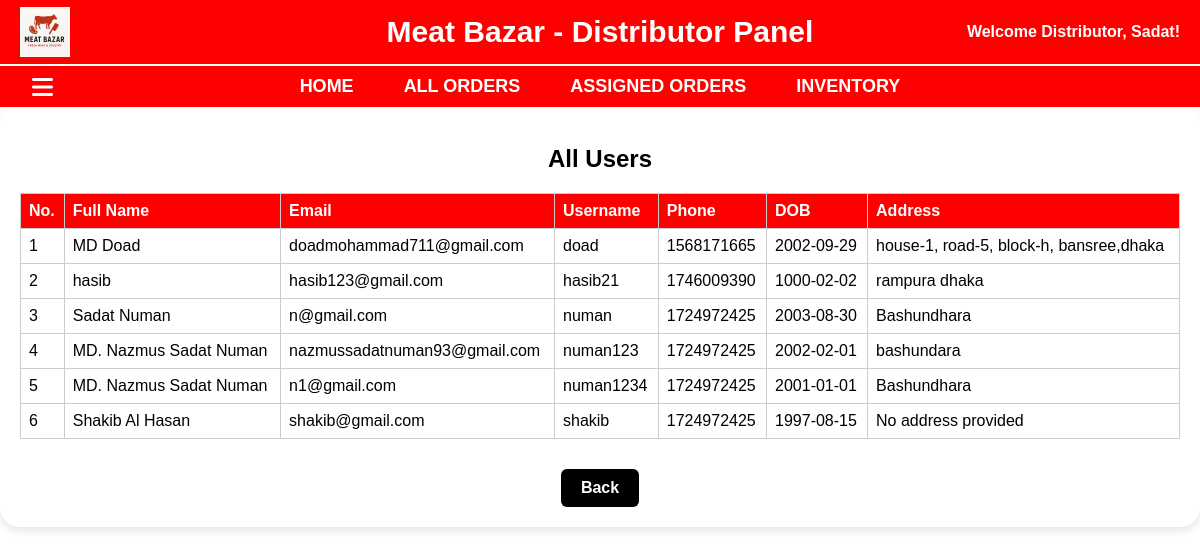
/distributor/user_info_for_distributor.php (signed in), run on the app's committed database.
### tables this page shows
CREATE TABLE `registration` (
  `full_name` varchar(50) DEFAULT NULL,
  `email` varchar(50) DEFAULT NULL,
  `user_name` varchar(50) NOT NULL,
  `phone_number` varchar(20) DEFAULT NULL,
  `dob` date DEFAULT NULL,
  `password` varchar(255) NOT NULL,
  `address` text DEFAULT 'No address provided'
);

### distributor/user_info_for_distributor.php (the view, shortened to what this page needs)
<?php
include(__DIR__ . '/../includes/db.php');
$users = [];
$result = $conn->query("SELECT * FROM registration");
while ($row = $result->fetch_assoc()) {
    $users[] = $row;
}
?>
<!DOCTYPE html>
<html lang="en">
<head>
    <link rel="stylesheet" href="https://cdnjs.cloudflare.com/ajax/libs/font-awesome/6.5.0/css/all.min.css">
</head>
<body>
    <div class="header">
        <img src="../assets/images/logo.png" alt="Logo">
        <h1>Meat Bazar - Distributor Panel</h1>
        <h4>Welcome Distributor, <?php echo htmlspecialchars($_SESSION['full_name']); ?>!</h4>
    </div>
    <div class="gap"></div>
    <div class="nav">
        <label for="check"><i class="fa fa-bars menu-toggle"></i></label>
        <a href="distributor_dashboard.php">Home</a>
        <a href="all_orders.php">All Orders</a>
        <a href="assigned_orders.php">Assigned Orders</a>
        <a href="distributor_inventory.php">Inventory</a>
    </div>
    <div class="container">
        <div class="content">
            <h2>All Users</h2>
            <table>
                <thead>
                    <tr>
                        <th>No.</th>
                        <th>Full Name</th>
                        <th>Email</th>
                        <th>Username</th>
                        <th>Phone</th>
                        <th>DOB</th>
                        <th>Address</th>
                    </tr>
                </thead>
                <tbody>
                    <?php $counter = 1; ?>
                    <?php foreach ($users as $user): ?>
                        <tr>
                            <td><?php echo $counter++; ?></td>
                            <td><?php echo htmlspecialchars($user['full_name']); ?></td>
                            <td><?php echo htmlspecialchars($user['email']); ?></td>
                            <td><?php echo htmlspecialchars($user['user_name']); ?></td>
                            <td><?php echo htmlspecialchars($user['phone_number']); ?></td>
                            <td><?php echo htmlspecialchars($user['dob']); ?></td>
                            <td><?php echo htmlspecialchars($user['address']); ?></td>
                        </tr>
                    <?php endforeach; ?>
                </tbody>
            </table>
            <div class="btn-row">
                <a href="distributor_dashboard.php" class="black-btn">Back</a>
            </div>
        </div>
    </div>
</body>
</html>

### distributor/user_info_for_distributor.php (style rules this page uses)
:root { --HEADER-H: 65px; --GAP-H: 2px; --NAV-H: 45px; --SIDEBAR-W: 220px; }
* { box-sizing: border-box; }
body { margin: 0; font-family: Arial, sans-serif; background: #fff; }
.header { background: red; color: #fff; display: flex; align-items: center; justify-content: center; padding: 15px 20px; position: fixed; top: 0; left: 0; width: 100%; z-index: 1000; }
.header img { position: absolute; left: 20px; height: 50px; }
.header h1 { margin: 0; font-size: 30px; font-weight: bold; }
.header h4 { margin: 0; position: absolute; right: 20px; top: 50%; transform: translateY(-50%); }
.gap { background: #fff; height: 2px; position: fixed; top: var(--HEADER-H); left: 0; width: 100%; z-index: 999; }
.nav { background: #FF0000; display: flex; align-items: center; justify-content: center; padding: 10px 0; position: fixed; top: calc(var(--HEADER-H) + var(--GAP-H)); left: 0; width: 100%; z-index: 998; }
.nav a { color: #fff; text-decoration: none; margin: 0 25px; font-size: 18px; font-weight: bold; text-transform: uppercase; }
.menu-toggle { position: absolute; left: 32px; top: 50%; transform: translateY(-50%); font-size: 24px; color: #fff; cursor: pointer; }
.container { position: relative; }
.content { padding: 20px; transition: margin-left .4s ease; margin-left: 0; margin-top: calc(var(--HEADER-H) + var(--NAV-H)); background: #fff; border-radius: 20px; box-shadow: 0 4px 8px rgba(0, 0, 0, 0.1); }
.content h2 { text-align: center; }
table { width: 100%; border-collapse: collapse; margin-bottom: 30px; }
th, td { border: 1px solid #ccc; padding: 8px; text-align: left; }
th { background-color: red; color: white; }
.btn-row { display: flex; justify-content: center; margin-top: 30px; }
.black-btn { display: inline-block; padding: 10px 20px; background: black; color: #fff; text-decoration: none; border-radius: 6px; border: none; cursor: pointer; font-weight: 600; }

### data on the page
registration: full_name "MD Doad", email "doadmohammad711@gmail.com", user_name "doad", phone_number "1568171665", dob "2002-09-29", address "house-1, road-5, block-h, bansree,dhaka"
registration: full_name "hasib", email "hasib123@gmail.com", user_name "hasib21", phone_number "1746009390", dob "1000-02-02", address "rampura dhaka"
registration: full_name "Sadat Numan", email "n@gmail.com", user_name "numan", phone_number "1724972425", dob "2003-08-30", address "Bashundhara"
registration: full_name "MD. Nazmus Sadat Numan", email "nazmussadatnuman93@gmail.com", user_name "numan123", phone_number "1724972425", dob "2002-02-01", address "bashundara"
registration: full_name "MD. Nazmus Sadat Numan", email "n1@gmail.com", user_name "numan1234", phone_number "1724972425", dob "2001-01-01", address "Bashundhara"
registration: full_name "Shakib Al Hasan", email "shakib@gmail.com", user_name "shakib", phone_number "1724972425", dob "1997-08-15", address "No address provided"

### other printed values
$_SESSION['full_name'] "Sadat"
